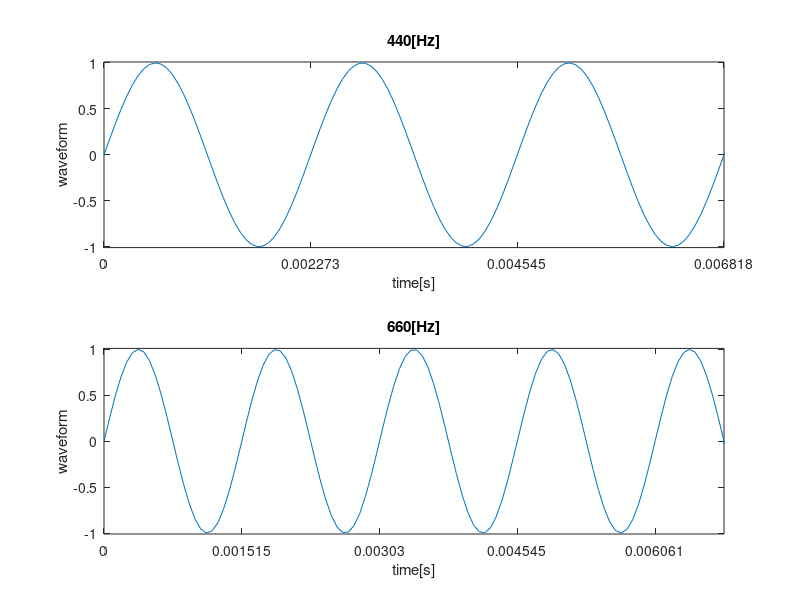

This chart was generated by the following MATLAB code:
clear all;
clc;
Fs = 16000; % 
f1 = 440;   % [Hz]
f2 = 660;   % [Hz]

t1 = [0:(Fs-1)] /Fs;
for k=0:Fs
    y1 = sin(2*pi*f1*t1);
end

t2 = [0:(Fs-1)] /Fs;
for k=0:Fs
    y2 = sin(2*pi*f2*t2);
end
sound(y1,Fs);
pause(3)
sound(y2,Fs);

figure;
subplot(2,1,1)
plot(t1,y1);
xticks(0:1/f1:1);
title('440[Hz]');
xlabel('time[s]');
ylabel('waveform');
axis([0 3/f1 -1.01 1.01])

subplot(2,1,2)
plot(t2,y2);
xticks(0:1/f2:1);
title('660[Hz]');
xlabel('time[s]');
ylabel('waveform');
axis([0 3/f1 -1.01 1.01])
